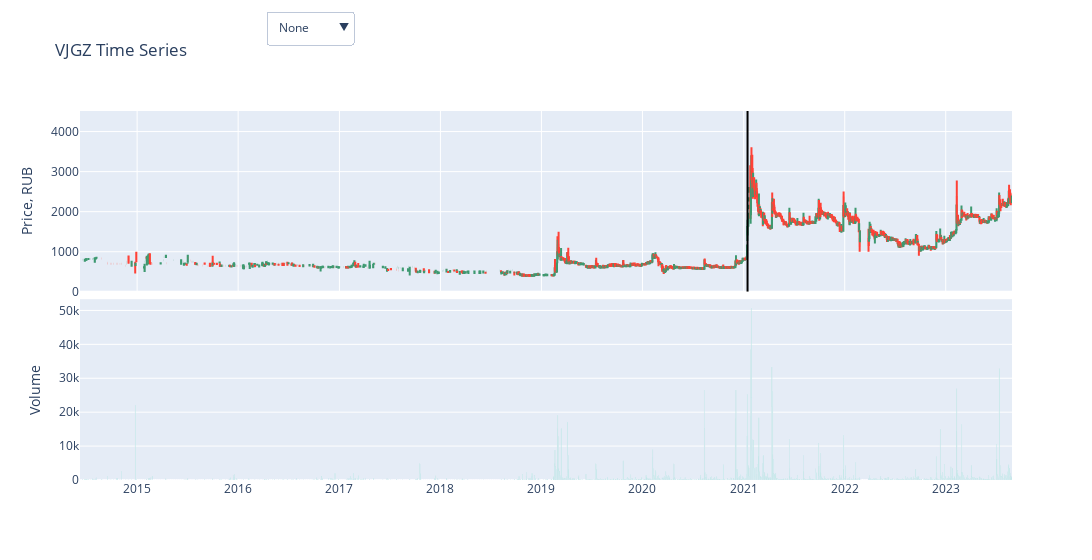

The code cell stored with this chart in its notebook:
### Markdown cell above
And what about if we try to find anomaies using other columns?

### Code cell
# anomalies
a_df = anomaly_detect(sec_df["NUMTRADES"], True,True,True)
anomaly_plot(sec_df, a_df, n_list)
